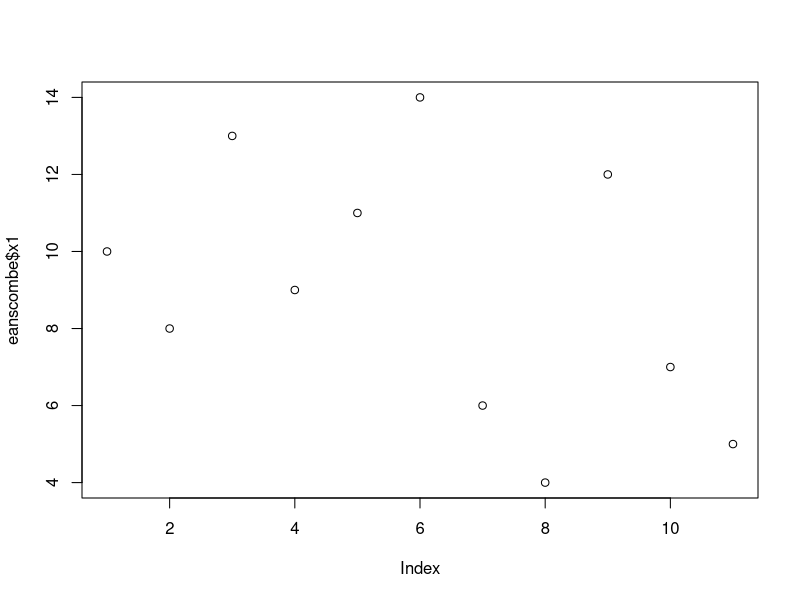
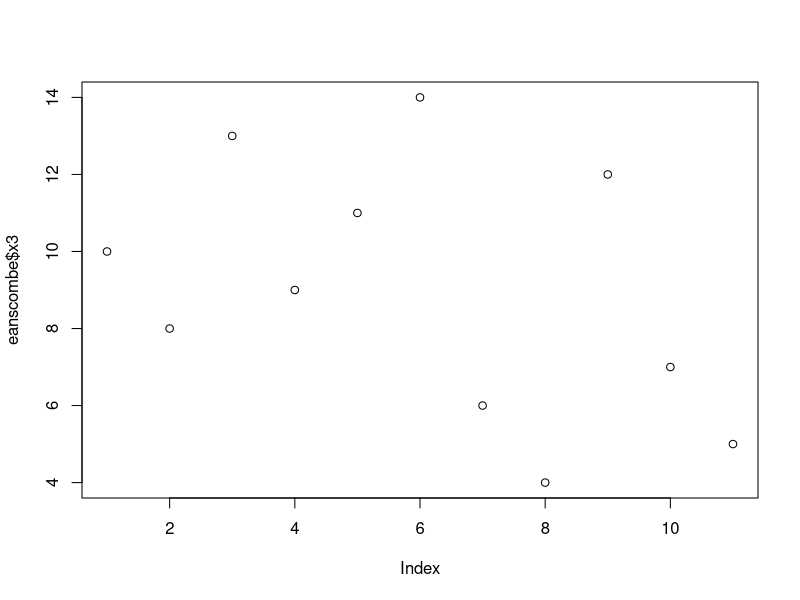
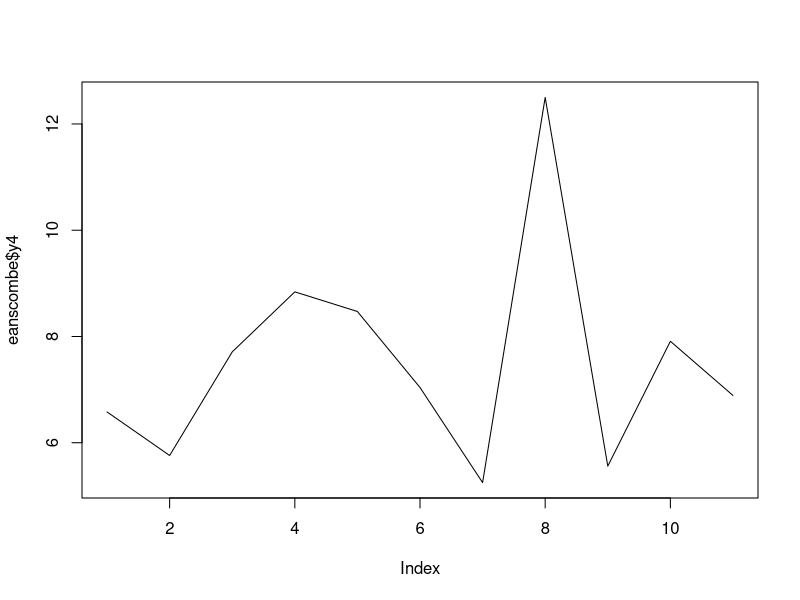
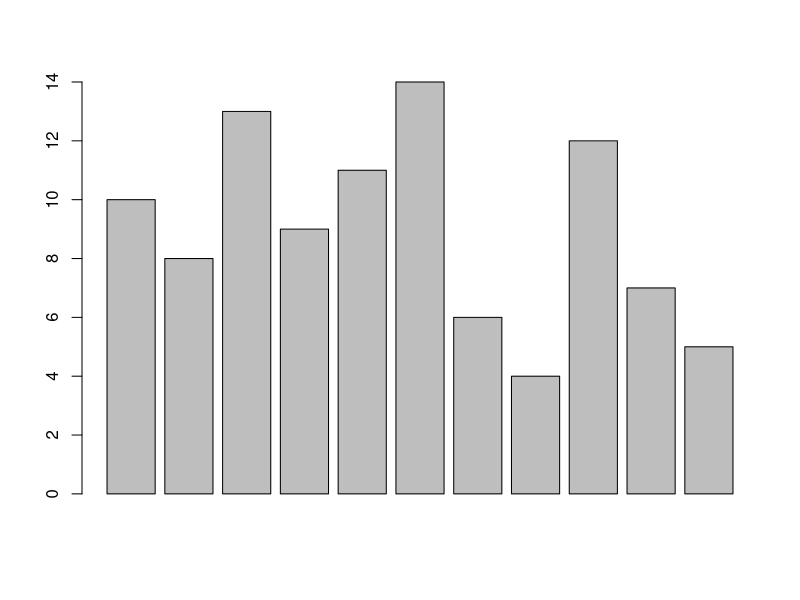
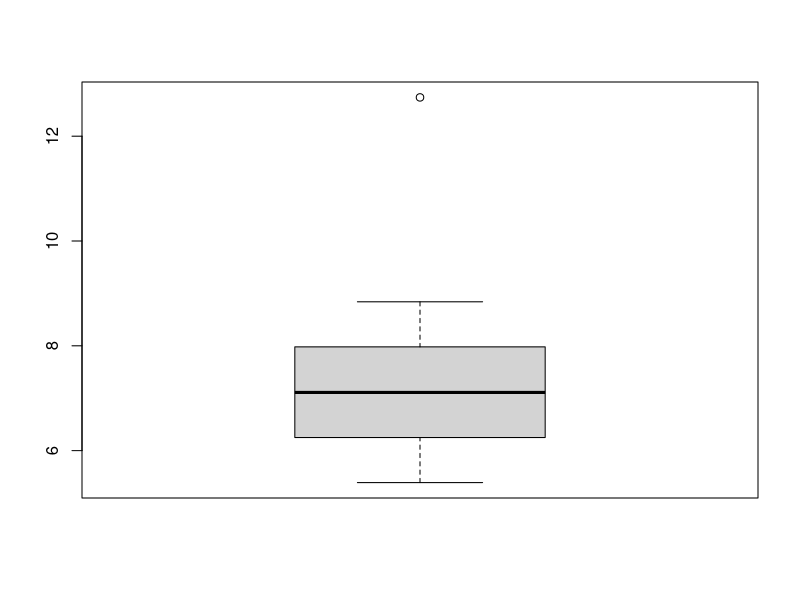
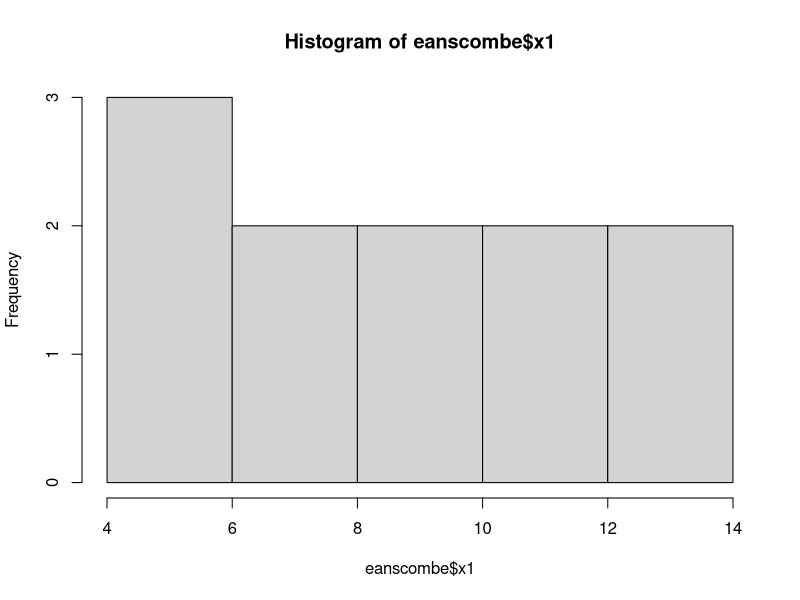
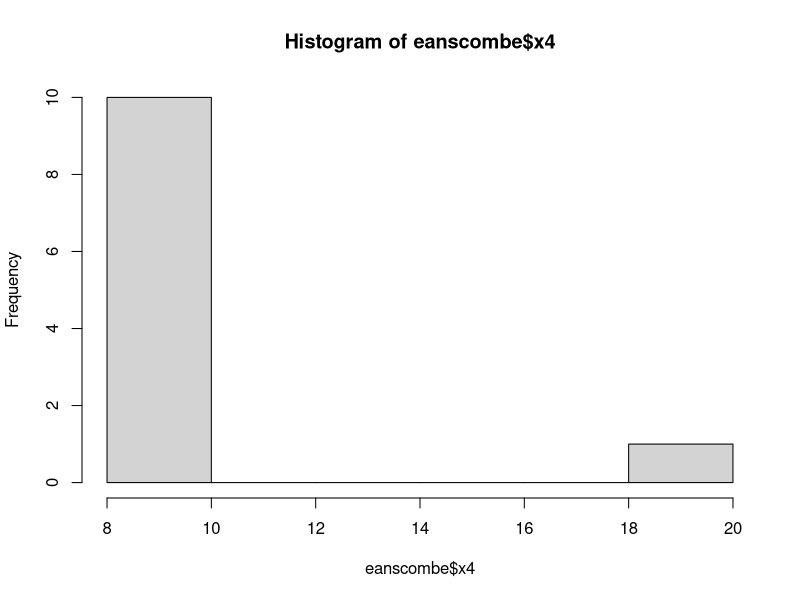

Write R code to recreate these figures, in order. (Note: this script raises an error after producing the figures.)
eanscombe<-datasets::anscombe
head(eanscombe,10)
tail(eanscombe,10)
summary(eanscombe)
summary(eanscombe$x1)
summary(eanscombe$x4)
summary(eanscombe$x4)
plot(eanscombe$x1)
plot(eanscombe$x3)
plot(eanscombe$y4,type = 'l')
barplot(eanscombe$x3)
boxplot(eanscombe$y3)
hist(eanscombe$x1)
hist(eanscombe$x4)
skewness(eanscombe$x1)
kurtosis(eanscombe$x3)
sd(eanscombe$x2)
